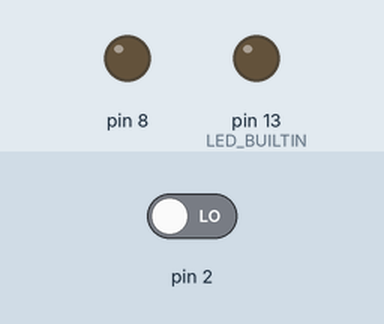
This sketch was run on a simulated Arduino Uno, built with avr-gcc and run on an emulated ATmega328P. Parts: output pins drawn as LEDs (lit = HIGH). Inputs (shaded band) come from the test bench; at power-on: pin 2 LOW.

Above: at 1.2 s.
1.3 s: pin 2 driven HIGH
At 1.8 s:
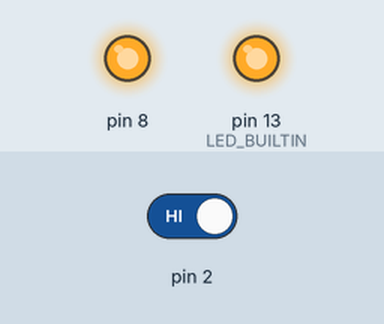
2.8 s: pin 2 driven LOW
At 4.2 s:
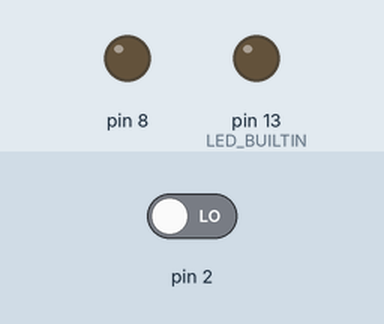
Timing chart, 0 to 5.8 s (numbered marks = the images above; inputs shaded):
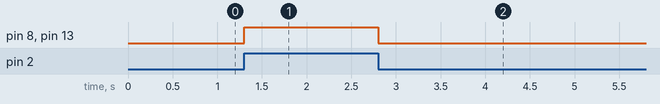

The sketch:

control_de_led_y_motor_por_software.ino
```cpp
// C++ code
//
int buttonState = 0;

void setup()
{
  pinMode(2, INPUT);
  pinMode(LED_BUILTIN, OUTPUT);
  pinMode (8, OUTPUT);
}

void loop()
{
  // read the state of the pushbutton value
  buttonState = digitalRead(2);
  // check if pushbutton is pressed.  if it is, the
  // buttonState is HIGH
  if (buttonState == HIGH) {
    // turn LED on
    digitalWrite(LED_BUILTIN, HIGH);
    // Encender motor
    digitalWrite (8, HIGH);
  } else {
    // turn LED off
    digitalWrite(LED_BUILTIN, LOW);
    // Apagar motor
    digitalWrite (8, LOW);
  }

  delay(10); // Delay a little bit to improve simulation performance
}
```

Measured:
- after the input at 1.3 s, pin 8, pin 13 (LED_BUILTIN): LOW → HIGH at once
- after the input at 2.8 s, pin 8, pin 13 (LED_BUILTIN): HIGH → LOW at once
